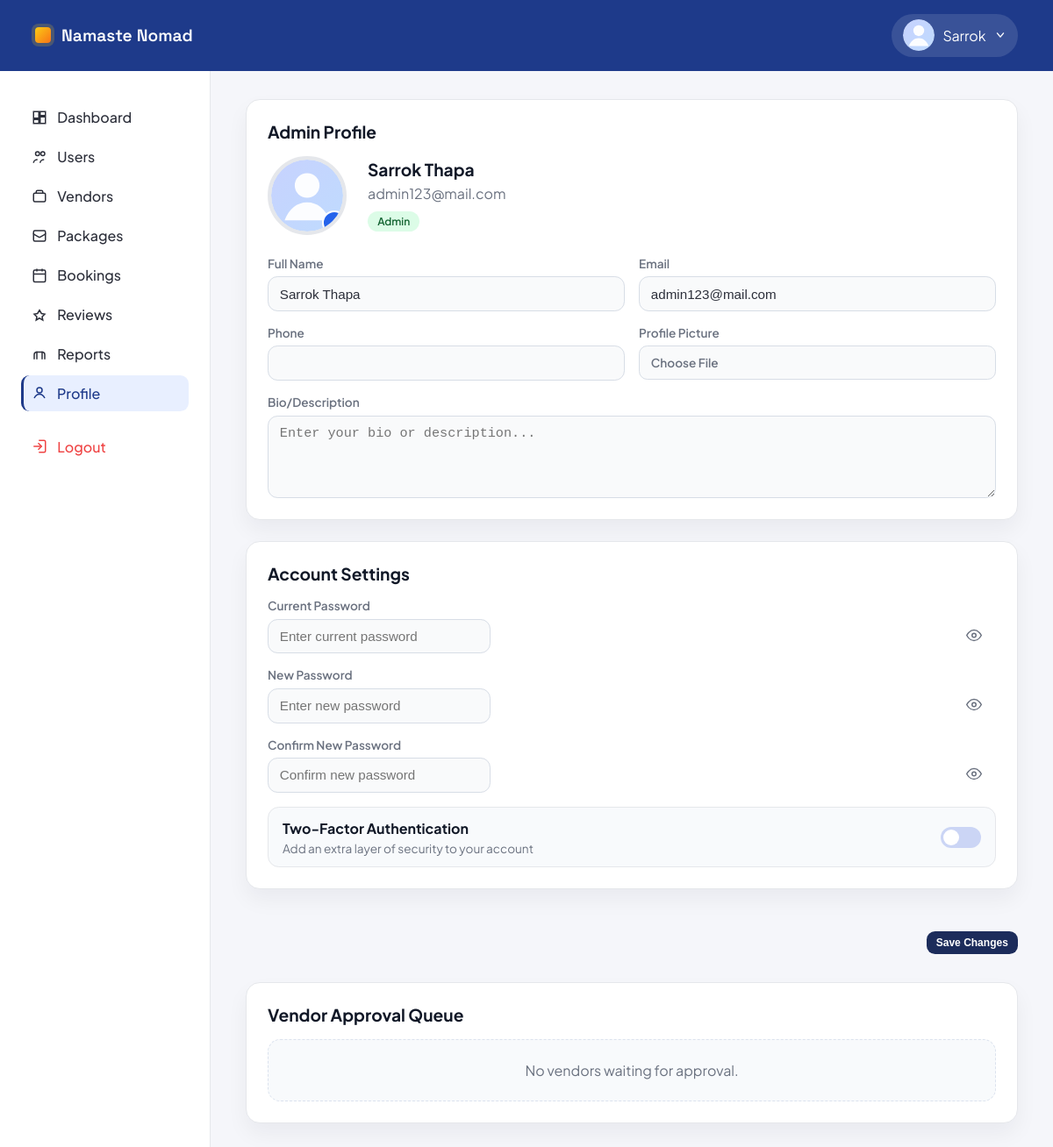
/accounts/admin/profile/ (signed in), run on the app's committed database.
### accounts/models.py (models this page shows, shortened)
class User(AbstractUser):
    USER_TYPE_CHOICES = (
        ('vendor', 'Vendor'),
        ('traveler', 'Traveler'),
        ('admin', 'Admin'),
    )
    user_type = models.CharField(max_length=10, choices=USER_TYPE_CHOICES)
    phone = models.CharField(max_length=20, blank=True, null=True)
    is_verified = models.BooleanField(default=False)

### accounts/views.py (the view, shortened to what this page needs)
# urls.py: path('admin/profile/', views.admin_profile, name='admin_profile'),
@admin_required
@csrf_protect
def admin_profile(request):
    profile = _get_admin_profile(request.user)
    if profile is None:
        profile = AdminProfile.objects.create(user=request.user)
    full_name = f"{request.user.first_name} {request.user.last_name}".strip() or request.user.username
    pending_vendors = User.objects.filter(
        user_type='vendor',
        vendor_profile__is_approved=False,
    ).select_related('vendor_profile').order_by('-date_joined')
    return render(request, 'accounts/admin_profile.html', {
        'profile': profile,
        'full_name': full_name,
        'pending_vendors': pending_vendors,
        'active_page': 'profile',
    })

### accounts/templates/accounts/admin_profile.html (shortened to what this page needs)
{% load static %}
<!DOCTYPE html>
<html lang="en">
<head>
    <link rel="stylesheet" href="{% static 'css/vendor_dashboard.css' %}">
    <link rel="stylesheet" href="{% static 'css/admin_dashboard.css' %}">
</head>
<body class="admin-dashboard">
    <header class="topbar admin-topbar">
        <a class="brand" href="{% url 'home' %}">
            <span class="brand-mark"></span>
            <span class="brand-name">Namaste Nomad</span>
        </a>
        <div class="topbar-actions">
            <div class="admin-user">
                <div class="avatar">
                    {% if profile.avatar %}
                        <img src="{{ profile.avatar.url }}" alt="Admin avatar">
                    {% else %}
                        <img src="{% static 'images/default-avatar.svg' %}" alt="Default admin avatar">
                    {% endif %}
                </div>
                <span>{{ request.user.first_name|default:"Admin" }}</span>
                <svg width="14" height="14" viewBox="0 0 20 20" fill="none" aria-hidden="true">
                    <path d="M5 7l5 6 5-6" stroke="currentColor" stroke-width="2" stroke-linecap="round" stroke-linejoin="round"/>
                </svg>
            </div>
        </div>
    </header>
    <div class="dashboard-shell admin-shell">
        <aside class="sidebar admin-sidebar">
            <nav class="sidebar-nav">
                <a class="nav-item {% if active_page == 'dashboard' %}active{% endif %}" href="{% url 'admin_dashboard' %}">
                    <span class="nav-icon">
                        <svg viewBox="0 0 24 24" fill="none" stroke="currentColor" stroke-width="2">
                            <path d="M3 13h8V3H3v10zM13 21h8V11h-8v10zM13 3h8v6h-8V3zM3 21h8v-6H3v6z"/>
                        </svg>
                    </span>
                    Dashboard
                </a>
                <a class="nav-item" href="{% url 'admin_dashboard' %}#users">
                    <span class="nav-icon">
                        <svg viewBox="0 0 24 24" fill="none" stroke="currentColor" stroke-width="2">
                            <circle cx="9" cy="7" r="3"/>
                            <circle cx="17" cy="7" r="3"/>
                            <path d="M3 21c0-3 3-5 6-5"/>
                            <path d="M13 21c0-3 3-5 6-5"/>
                        </svg>
                    </span>
                    Users
                </a>
                <a class="nav-item" href="{% url 'admin_dashboard' %}#vendors">
                    <span class="nav-icon">
                        <svg viewBox="0 0 24 24" fill="none" stroke="currentColor" stroke-width="2">
                            <rect x="3" y="7" width="18" height="13" rx="2"/>
                            <path d="M7 7V5a2 2 0 0 1 2-2h6a2 2 0 0 1 2 2v2"/>
                        </svg>
                    </span>
                    Vendors
                </a>
                <a class="nav-item" href="{% url 'admin_dashboard' %}#packages">
                    <span class="nav-icon">
                        <svg viewBox="0 0 24 24" fill="none" stroke="currentColor" stroke-width="2">
                            <path d="M21 8a2 2 0 0 1-1 1.73l-7 4a2 2 0 0 1-2 0l-7-4A2 2 0 0 1 3 8"/>
                            <path d="M3 8V6a2 2 0 0 1 2-2h14a2 2 0 0 1 2 2v2"/>
                            <path d="M3 8v10a2 2 0 0 0 2 2h14a2 2 0 0 0 2-2V8"/>
                        </svg>
                    </span>
                    Packages
                </a>
                <a class="nav-item" href="{% url 'admin_dashboard' %}#recent-activity">
                    <span class="nav-icon">
                        <svg viewBox="0 0 24 24" fill="none" stroke="currentColor" stroke-width="2">
                            <rect x="3" y="4" width="18" height="18" rx="2"/>
                            <path d="M16 2v4M8 2v4M3 10h18"/>
                        </svg>
                    </span>
                    Bookings
                </a>
                <a class="nav-item" href="{% url 'admin_dashboard' %}#recent-activity">
                    <span class="nav-icon">
                        <svg viewBox="0 0 24 24" fill="none" stroke="currentColor" stroke-width="2">
                            <path d="M12 17l-5 3 1-5-4-4 5-1 3-5 3 5 5 1-4 4 1 5-5-3z"/>
                        </svg>
                    </span>
                    Reviews
                </a>
                <a class="nav-item" href="{% url 'admin_dashboard' %}#quick-actions">
                    <span class="nav-icon">
                        <svg viewBox="0 0 24 24" fill="none" stroke="currentColor" stroke-width="2">
                            <path d="M4 21v-7a4 4 0 0 1 4-4h8a4 4 0 0 1 4 4v7"/>
                            <path d="M8 21V9"/>
                            <path d="M16 21V9"/>
                        </svg>
                    </span>
                    Reports
                </a>
                <a class="nav-item {% if active_page == 'profile' %}active{% endif %}" href="{% url 'admin_profile' %}">
                    <span class="nav-icon">
                        <svg viewBox="0 0 24 24" fill="none" stroke="currentColor" stroke-width="2">
                            <circle cx="12" cy="8" r="4"/>
                            <path d="M4 20c2-4 6-6 8-6s6 2 8 6"/>
                        </svg>
                    </span>
                    Profile
                </a>
                <a class="nav-item logout" href="{% url 'logout' %}">
                    <span class="nav-icon">
                        <svg viewBox="0 0 24 24" fill="none" stroke="currentColor" stroke-width="2">
                            <path d="M10 17l5-5-5-5"/>
                            <path d="M15 12H3"/>
                            <path d="M11 3h8a2 2 0 0 1 2 2v14a2 2 0 0 1-2 2h-8"/>
                        </svg>
                    </span>
                    Logout
                </a>
            </nav>
        </aside>
        <main class="dashboard-main admin-main">
            <form class="admin-profile-form" method="POST" enctype="multipart/form-data">
                <section class="admin-card admin-profile-card">
                    <h2>Admin Profile</h2>
                    <div class="profile-hero">
                    <div class="profile-avatar">
                        {% if profile.avatar %}
                            <img src="{{ profile.avatar.url }}" alt="Admin Avatar">
                        {% else %}
                            <img src="{% static 'images/default-avatar.svg' %}" alt="Default admin avatar">
                        {% endif %}
                            <label class="avatar-upload" for="adminAvatar">
                                <span>+</span>
                            </label>
                        </div>
                        <div class="profile-meta">
                            <h3>{{ full_name }}</h3>
                            <p>{{ request.user.email }}</p>
                            <span class="role-pill">Admin</span>
                        </div>
                    </div>
                    <div class="profile-grid">
                        <div class="form-group">
                            <label>Full Name</label>
                            <input class="form-control" type="text" name="full_name" value="{{ full_name }}">
                        </div>
                        <div class="form-group">
                            <label>Email</label>
                            <input class="form-control" type="email" name="email" value="{{ request.user.email }}">
                        </div>
                        <div class="form-group">
                            <label>Phone</label>
                            <input class="form-control" type="text" name="phone" value="{{ request.user.phone|default:'' }}">
                        </div>
                        <div class="form-group">
                            <label>Profile Picture</label>
                            <label class="file-field" for="adminAvatar">
                                <span>Choose File</span>
                            </label>
                        </div>
                        <div class="form-group span-2">
                            <label>Bio/Description</label>
                            <textarea class="form-control" name="bio" rows="4" placeholder="Enter your bio or description...">{{ profile.bio }}</textarea>
                        </div>
                    </div>
                </section>
                <section class="admin-card account-settings">
                    <h2>Account Settings</h2>
                    <div class="profile-grid">
                        <div class="form-group span-2">
                            <label>Current Password</label>
                            <div class="password-input">
                                <input class="form-control" type="password" id="adminCurrentPassword" name="current_password" placeholder="Enter current password">
                                <button type="button" class="toggle-password" onclick="togglePassword('adminCurrentPassword', this)" aria-label="Show password" aria-pressed="false">
                                    <svg width="18" height="18" viewBox="0 0 24 24" fill="none" stroke="#6B7280" stroke-width="2">
                                        <path d="M1 12s4-8 11-8 11 8 11 8-4 8-11 8-11-8-11-8z"/>
                                        <circle cx="12" cy="12" r="3"/>
                                    </svg>
                                </button>
                            </div>
                        </div>
                        <div class="form-group span-2">
                            <label>New Password</label>
                            <div class="password-input">
                                <input class="form-control" type="password" id="adminNewPassword" name="new_password" placeholder="Enter new password">
                                <button type="button" class="toggle-password" onclick="togglePassword('adminNewPassword', this)" aria-label="Show password" aria-pressed="false">
                                    <svg width="18" height="18" viewBox="0 0 24 24" fill="none" stroke="#6B7280" stroke-width="2">
                                        <path d="M1 12s4-8 11-8 11 8 11 8-4 8-11 8-11-8-11-8z"/>
                                        <circle cx="12" cy="12" r="3"/>
                                    </svg>
                                </button>
                            </div>
                        </div>
                        <div class="form-group span-2">
                            <label>Confirm New Password</label>
                            <div class="password-input">
                                <input class="form-control" type="password" id="adminConfirmPassword" name="confirm_password" placeholder="Confirm new password">
                                <button type="button" class="toggle-password" onclick="togglePassword('adminConfirmPassword', this)" aria-label="Show password" aria-pressed="false">
                                    <svg width="18" height="18" viewBox="0 0 24 24" fill="none" stroke="#6B7280" stroke-width="2">
                                        <path d="M1 12s4-8 11-8 11 8 11 8-4 8-11 8-11-8-11-8z"/>
                                        <circle cx="12" cy="12" r="3"/>
                                    </svg>
                                </button>
                            </div>
                        </div>
                        <div class="form-group span-2">
                            <div class="toggle-row">
                                <div>
                                    <strong>Two-Factor Authentication</strong>
                                    <p>Add an extra layer of security to your account</p>
                                </div>
                                <label class="toggle-switch">
                                    <span class="slider"></span>
                                </label>
                            </div>
                        </div>
                    </div>
                </section>
                <div class="form-actions">
                    <button class="btn neutral" type="submit">Save Changes</button>
                </div>
            </form>
            <section class="admin-card approval-queue">
                <h2>Vendor Approval Queue</h2>
                {% if pending_vendors %}
                    <div class="approval-table">
                        <div class="approval-row header">
                            <span>Vendor Name</span>
                            <span>Business Name</span>
                            <span>Email</span>
                            <span>Registration Date</span>
                            <span>Actions</span>
                        </div>
                        {% for vendor in pending_vendors %}
                            <div class="approval-row">
                                <span>{{ vendor.get_full_name|default:vendor.email }}</span>
                                <span>{{ vendor.vendor_profile.business_name|default:"-" }}</span>
                                <span>{{ vendor.email }}</span>
                                <span>{{ vendor.date_joined|date:"M d, Y" }}</span>
                                <span class="approval-actions">
                                    <a class="btn small secondary" href="{% url 'admin_vendor_detail' vendor.id %}">View Details</a>
                                    <form method="POST" action="{% url 'admin_vendor_action' vendor.id %}">
                                        {% csrf_token %}
                                        <input type="hidden" name="action" value="approve">
                                        <button class="btn small success" type="submit">Approve</button>
                                    </form>
                                    <form method="POST" action="{% url 'admin_vendor_action' vendor.id %}">
                                        {% csrf_token %}
                                        <input type="hidden" name="action" value="reject">
                                        <button class="btn small danger" type="submit">Reject</button>
                                    </form>
                                </span>
                            </div>
                        {% endfor %}
                    </div>
                {% else %}
                    <div class="empty-state">No vendors waiting for approval.</div>
                {% endif %}
            </section>
        </main>
    </div>
</body>
</html>

### data on the page
User: user.first_name "Sarrok", user.email "admin123@mail.com", email "admin123@mail.com"

### other printed values
{{ full_name }} "Sarrok Thapa"
